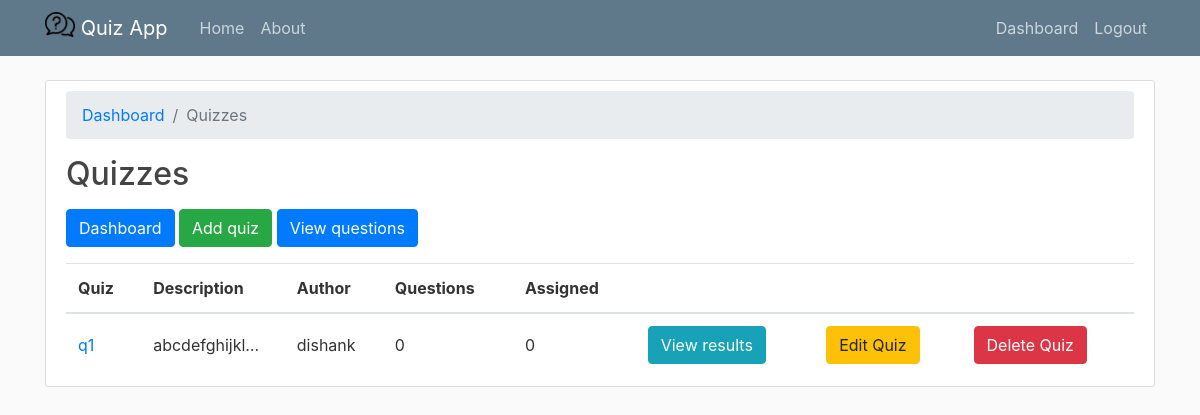
The page /quiz/view/ (signed in) on the database as committed earlier.
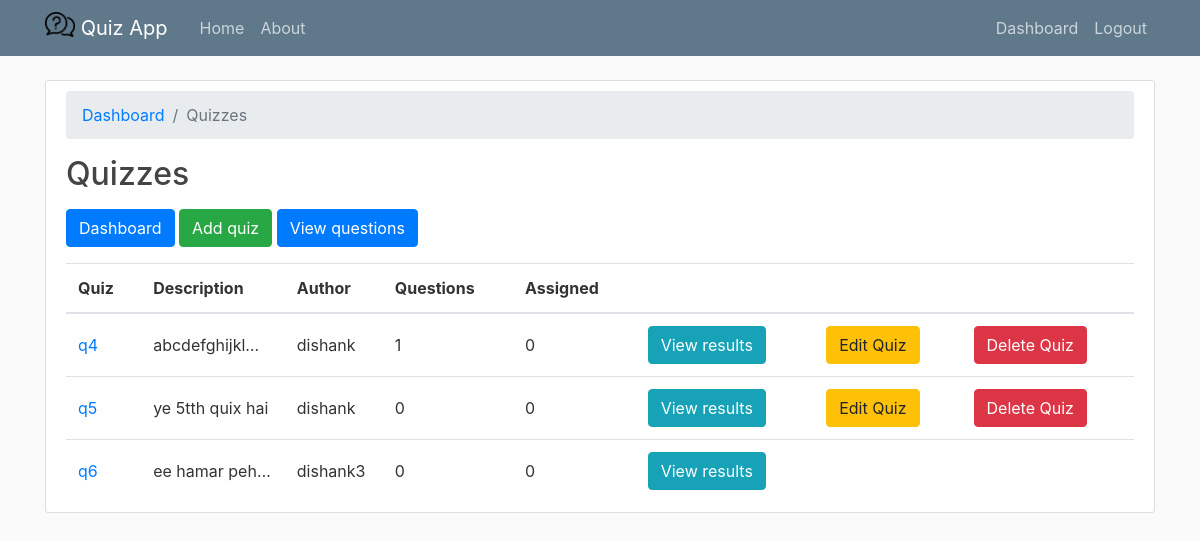
The same page on the database as committed later.
### dashboard/models.py (models this page shows, shortened)
class Quiz(models.Model):
    title = models.CharField(max_length = 100)
    description = models.TextField()
    author = models.ForeignKey(Teacher, on_delete=models.CASCADE,related_name='quizzes')

class Teacher(models.Model):
    user = models.OneToOneField(User, on_delete=models.CASCADE, primary_key=True)
    def __str__(self):
        return self.user.username

class User(AbstractUser):
    is_student = models.BooleanField(default=False)
    is_teacher = models.BooleanField(default=False)

### dashboard/views.py (the view)
# urls.py: path('quiz/view/', ListQuizView.as_view(), name='quiz-view'),
@method_decorator(login_required, name="dispatch")
class ListQuizView(ListView):
    model = Quiz
    ordering = ('name', )
    context_object_name = 'quizzes'
    template_name = 'dashboard/quiz_list.html'
    def get_queryset(self):
        queryset = Quiz.objects.all() \
            .annotate(questions_count=Count('selected_question', distinct=True)) \
            .annotate(assigned_count=Count('assigned_quizzes', distinct=True))
        return queryset

### dashboard/templates/dashboard/quiz_list.html
{% extends "dashboard/base.html" %}
{% block content %}
<div class="content-section">
  <nav aria-label="breadcrumb">
    <ol class="breadcrumb">
        <li class="breadcrumb-item"><a href="{% url 'teacher-dashboard' %}">Dashboard</a></li>
        <li class="breadcrumb-item active" aria-current="page">Quizzes</li>
    </ol>
  </nav>
  <h2 class="mb-3">Quizzes</h2>
  <a href="{% url 'teacher-dashboard' %}" class="btn btn-primary mb-3" role="button">Dashboard</a>
  <a href="{% url 'quiz-add' %}" class="btn btn-success mb-3" role="button">Add quiz</a>
  <a href="{% url 'question-view' %}" class="btn btn-primary mb-3" role="button">View questions</a>
  <div class="table-responsive">
    <table class="table mb-0">
      <thead>
        <tr>
          <th>Quiz</th>
          <th>Description</th>
          <th>Author</th>
          <th>Questions</th>
          <th>Assigned</th>
          <th></th>
          <th></th>
          <th></th>
        </tr>
      </thead>
      <tbody>
        {% for quiz in quizzes %}
          <tr>
            <td class="align-middle"><a href="{% url 'quiz-edit' quiz.pk %}">{{ quiz.title }}</a></td>
            <td class="align-middle overflowing">{{ quiz.description }}</td>
            <td class="align-middle overflowing">{{ quiz.author }}</td>
            <td class="align-middle">{{ quiz.questions_count }}</td>
            <td class="align-middle">{{ quiz.assigned_count }}</td>
            <td class="align-middle">
              <a href="#" class="btn btn-info">View results</a>
            </td>
            {% if quiz.author == user.teacher %}
            <td class="align-middle">
              <a href="{% url 'quiz-edit' quiz.pk %}" class="btn btn-warning">Edit Quiz</a>
            </td>
            <td class="align-middle">
              <a href="{% url 'quiz-delete' quiz.pk %}" class="btn btn-danger">Delete Quiz</a>
            </td>
            {% else %}
            <td class="align-middle">
            </td>
            <td class="align-middle">
            </td>
            {% endif %}
          </tr>
        {% empty %}
          <tr>
            <td class="bg-light text-center font-italic" colspan="5">Nobody has added any quizzes yet. Go ahead and <a href="{% url 'quiz-add' %}">add the first quiz</a>.</td>
          </tr>
        {% endfor %}
      </tbody>
    </table>
  </div>
</div>
{% endblock content %}

Rows that differ between the two databases and show on the page:
changed Quiz "abcdefghijkl…": title "q1" → "q4"; questions_count "0" → "1"
added Quiz: title "q5", description "ye 5tth quix hai", author "dishank", questions_count "0", assigned_count "0", shows "Edit Quiz"
added Quiz: title "q6", description "ee hamar peh…", author "dishank3", questions_count "0", assigned_count "0"
